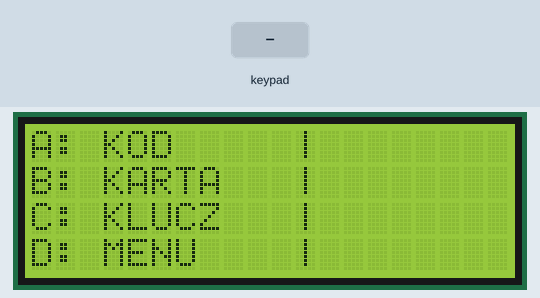
A sketch run on a simulated Arduino Mega 2560, built with avr-gcc and run on an emulated ATmega2560. On the bench: 20×4 character LCD. The inputs (shaded band) are chosen by the test bench.

Above: at 1.3 s.
1.4 s: key 'B' pressed
At 2.3 s:
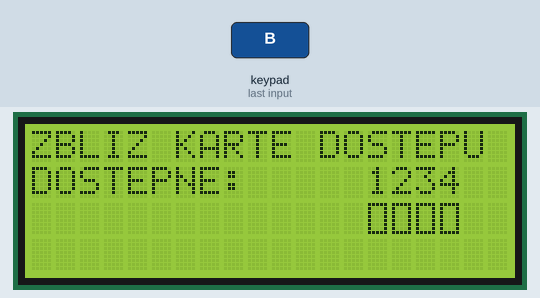
2.9 s: keypad keys 1 3 1 2 1 1 1 0 A pressed 0.4 s apart
At 3.5 s:
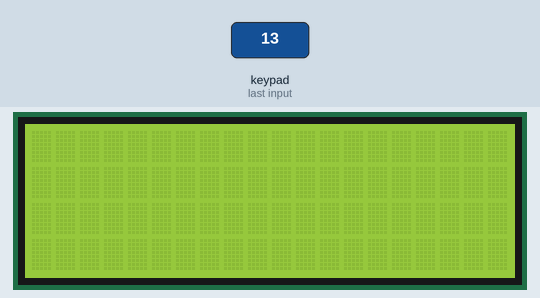
8.0 s: key 'C' pressed
At 9.1 s:
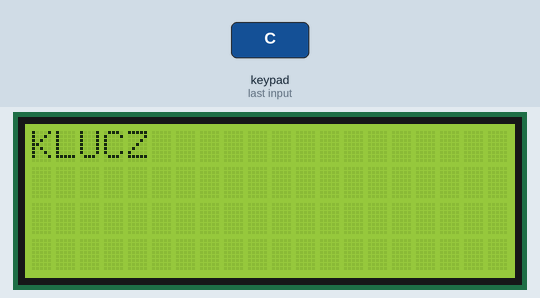
9.5 s: key '1' pressed
At 10.1 s:
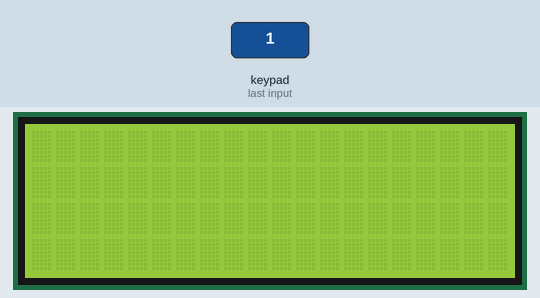
11.0 s: key 'A' pressed
At 11.7 s:
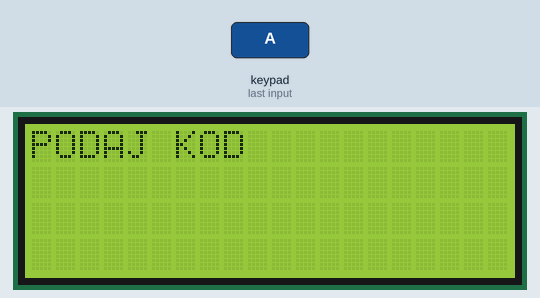
Timing chart, 0 to 13.5 s (numbered marks = the images above; inputs shaded):
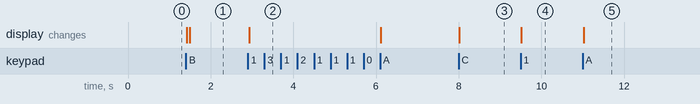

The sketch:

kontrola_dostepu.ino
```cpp
#include <SPI.h>
#include <MFRC522.h>
#include <Wire.h>
#include <LiquidCrystal_I2C.h>
#include <Keypad.h>


#define RST_PIN 49
#define SS_PIN 53
#define len_block 18
#define nr_block 2

LiquidCrystal_I2C lcd(0x27, 20, 4);
MFRC522 mfrc522(SS_PIN, RST_PIN);
MFRC522::MIFARE_Key key;
MFRC522::StatusCode status;

const byte ROWS = 4;
const byte COLS = 4;
const int x = 4;
int blockNum = nr_block;
byte blockData [len_block];
byte readBlockData[len_block];
byte bufferLen = len_block;
byte rowPINS[ROWS] = {13, 12, 11, 10};
byte colPINS[COLS] = {9, 8, 7, 6};
char key_buff = 'D';
int master_card[x];


byte block[8]={
    B11111,
    B11111,
    B11111,
    B11111,
    B11111,
    B11111,
    B11111,
    B11111,
  };

byte frame[8]={
    B11111,
    B10001,
    B10001,
    B10001,
    B10001,
    B10001,
    B10001,
    B11111,
  };

char keys [ROWS][COLS] = {
  {'1','2','3','A'},
  {'4','5','6','B'},
  {'7','8','9','C'},
  {'*','0','#','D'},
};

Keypad keypad = Keypad(makeKeymap(keys), rowPINS, colPINS, ROWS, COLS);


void setup() {
lcd.init ();
lcd.backlight();
lcd.setCursor (0, 0);
lcd.clear();
SPI.begin();
mfrc522.PCD_Init();
lcd.createChar(0, block);
lcd.createChar(1, frame);
}

void ReadDataFromBlock(int blockNum, byte readBlockData[])
{
  byte status = mfrc522.PCD_Authenticate(MFRC522::PICC_CMD_MF_AUTH_KEY_A, blockNum, &key, &(mfrc522.uid));
  status = mfrc522.MIFARE_Read(blockNum, readBlockData, &bufferLen);
}

void WriteDataToBlock(int blockNum, byte blockData[])
{
  status = mfrc522.PCD_Authenticate(MFRC522::PICC_CMD_MF_AUTH_KEY_A, blockNum, &key, &(mfrc522.uid));
  status = mfrc522.MIFARE_Write(blockNum, blockData, 16);
}

void RFID (){
  for (byte i = 0; i < 6; i++) {
    key.keyByte[i] = 0xFF;
  }
  if ( ! mfrc522.PICC_IsNewCardPresent()) {
    return;
  }
  if ( ! mfrc522.PICC_ReadCardSerial()) {
    return;
  }

  ReadDataFromBlock(blockNum, readBlockData);

  master_card[1] = readBlockData[1];
  master_card[2] = readBlockData[2];
  master_card[3] = readBlockData[3];
  master_card[4] = readBlockData[4];

  delay(100);
  mfrc522.PICC_HaltA();
  mfrc522.PCD_StopCrypto1();
}

void menu ()
{

  lcd.setCursor (0,0);
  lcd.print("A: KOD     |");
  lcd.setCursor (0,1);
  lcd.print("B: KARTA   |");
  lcd.setCursor (0,2);
  lcd.print("C: KLUCZ   |");
  lcd.setCursor (0,3);
  lcd.print("D: MENU    |");
}

void kod ()
{
 lcd.setCursor (0,0);
 lcd.print ("PODAJ KOD");
}

void karta ()
{
  RFID();
  lcd.setCursor (0,0);
  lcd.print ("ZBLIZ KARTE DOSTEPU");
  lcd.setCursor (0, 1);
  lcd.print ("DOSTEPNE:     1234");
  lcd.setCursor(14,2);
  if (master_card[1] == 'X') {lcd.write(0);} else {lcd.write(1);}
  lcd.setCursor(15,2);
  if (master_card[2] == 'X') {lcd.write(0);} else {lcd.write(1);}
  lcd.setCursor(16,2);
  if (master_card[3] == 'X') {lcd.write(0);} else {lcd.write(1);}
  lcd.setCursor(17,2);
  if (master_card[4] == 'X') {lcd.write(0);} else {lcd.write(1);}
}

void klucz ()
{
 lcd.setCursor (0,0);
 lcd.print ("KLUCZ    ");
}

void loop() {
 char key_push = keypad.getKey();
 if (key_push){key_buff = key_push; lcd.clear();}
 if (key_buff == 'A'){kod();}
 if (key_buff == 'B'){karta();}
 if (key_buff == 'C'){klucz();}
 if (key_buff == 'D'){menu();}


//RFID ();
}
```

Measured:
- after the input at 1.4 s, the display: first changes at once (image 1 shows a later state)
- after the input at 2.9 s, the display: changes at once (image 2)
- after the input at 8.0 s, the display: changes at once (image 3)
- after the input at 9.5 s, the display: changes at once (image 4)
- after the input at 11.0 s, the display: changes at once (image 5)
